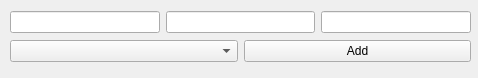
<?xml version="1.0" encoding="UTF-8"?>
<ui version="4.0">
 <class>Form</class>
 <widget class="QWidget" name="Form">
  <property name="geometry">
   <rect>
    <x>0</x>
    <y>0</y>
    <width>478</width>
    <height>78</height>
   </rect>
  </property>
  <property name="windowTitle">
   <string>Form</string>
  </property>
  <widget class="QWidget" name="layoutWidget">
   <property name="geometry">
    <rect>
     <x>10</x>
     <y>10</y>
     <width>461</width>
     <height>55</height>
    </rect>
   </property>
   <layout class="QVBoxLayout" name="verticalLayout">
    <item>
     <layout class="QHBoxLayout" name="horizontalLayout">
      <item>
       <widget class="QLineEdit" name="lineEdit"/>
      </item>
      <item>
       <widget class="QLineEdit" name="lineEdit_2"/>
      </item>
      <item>
       <widget class="QLineEdit" name="lineEdit_3"/>
      </item>
     </layout>
    </item>
    <item>
     <layout class="QHBoxLayout" name="horizontalLayout_2">
      <item>
       <widget class="QComboBox" name="comboBox"/>
      </item>
      <item>
       <widget class="QPushButton" name="pushButton">
        <property name="text">
         <string>Add</string>
        </property>
       </widget>
      </item>
     </layout>
    </item>
   </layout>
  </widget>
 </widget>
 <resources/>
 <connections/>
</ui>
